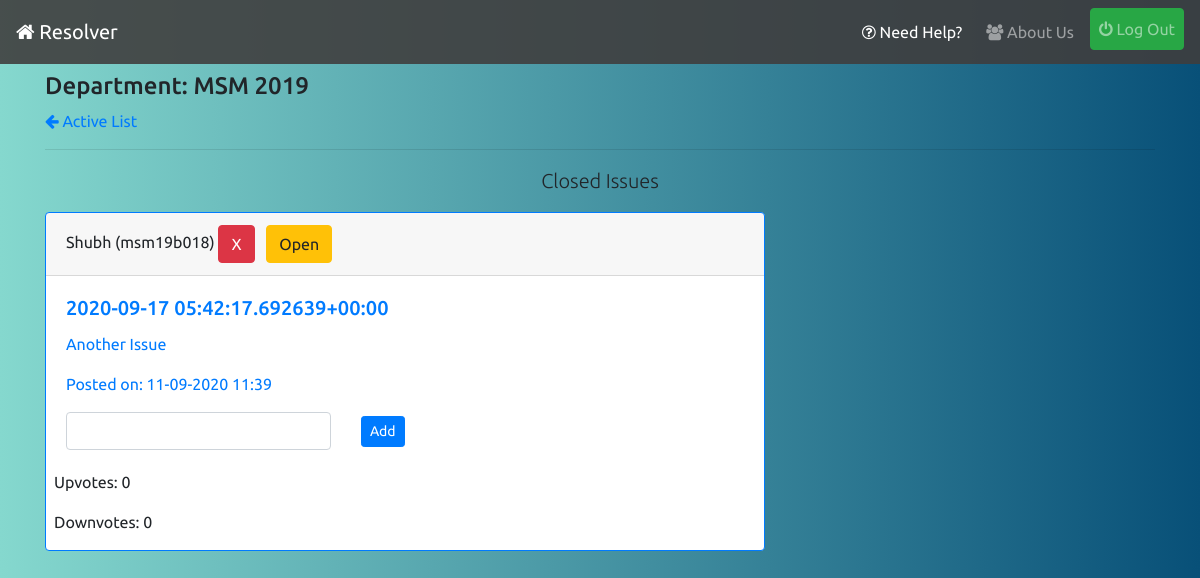
Page /close/ (signed in) on the earlier database version.
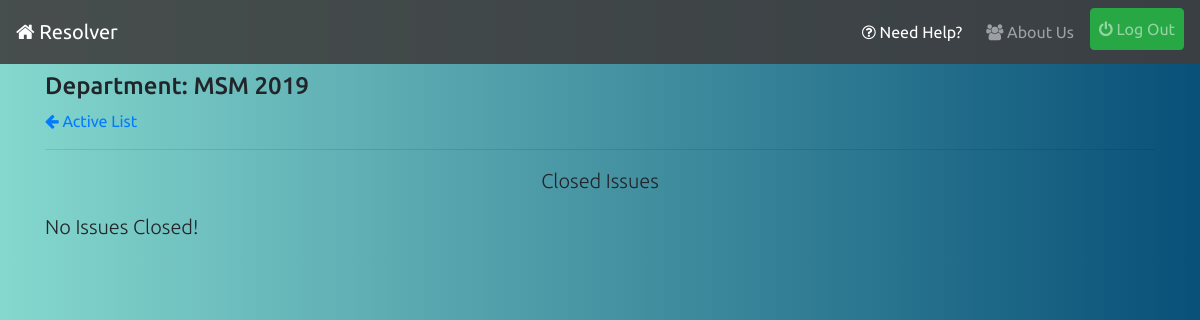
Same page on the later database version.
### reporter/models.py (models this page shows, shortened)
class Report(models.Model):
    user = models.ForeignKey(UserInfo,on_delete=models.CASCADE,blank=True)
    title = models.CharField('Subject',max_length=56)
    content = models.TextField('Issue')
    department = models.CharField(max_length=20,blank=True)
    year = models.CharField(max_length=4,blank=True)
    timestamp = models.DateTimeField(auto_now_add=True)
    updated = models.DateTimeField(auto_now=True)
    active = models.BooleanField(default=True)
    resolved = models.BooleanField(default=False)
    cr_line = models.CharField(max_length=256,null=True,blank=True)
    upvotes = models.IntegerField(default=0)
    downvotes = models.IntegerField(default=0)
    deadline = models.DateTimeField(null=True)
    class Meta:
        ordering = ['-timestamp']

### profiles/models.py (models this page shows, shortened)
class UserInfo(models.Model):
    user = models.OneToOneField(User,on_delete=models.CASCADE,related_name='info')
    is_cr = models.BooleanField(default=False)
    department = models.CharField(max_length=20)
    join_year = models.CharField(max_length=4)
    institute = models.ForeignKey(Institute,on_delete=models.CASCADE,related_name='allusers')
    registered_on = models.DateTimeField(auto_now_add=True)
    total_upvotes = models.IntegerField(default=0)
    total_downvotes = models.IntegerField(default=0)
    total_novotes = models.IntegerField(default=0)
    class Meta:
        ordering = ['-total_upvotes','-total_downvotes','-total_novotes']

class User(AbstractUser):
    pass

### reporter/views.py (the view)
# urls.py: path('close/',views.close_view,name='close-stage'),
@login_required
def close_view(request):
    if(request.user.info.is_cr):
        if(request.method=='POST'):
            id_ = int(request.POST.get('id',None))
            resolve_message = request.POST.get('c-line',None)
            obj = Report.objects.get(id=id_)
            obj.cr_line = resolve_message
            obj.save()
        qs = Report.objects.filter(active=False,department=request.user.info.department,year=request.user.info.join_year,resolved=False).order_by('-updated')
        return render(request,'reporter/closed.html',{'issue_list':qs})
    raise PermissionDenied

### reporter/templates/reporter/closed.html (shortened to what this page needs)
{% extends 'base.html' %}
{% load static %}
{% block content %}
{% if request.user.is_authenticated %}
    <h4 class=mt-2>Department: {{request.user.info.department|upper}} {{request.user.info.join_year}}</h4>
    <a href="{% url 'reporter:index' %}"><i class="fa fa-arrow-left"></i> Active List</a>
    <hr>
    <p class="mt-2 lead text-center">Closed Issues</p>
    {% for issue in issue_list %}
    <div class="card border-primary mb-3" style="max-width: 45rem;">
        <div class="card-header">{{issue.user.user.first_name}} ({{issue.user.user.username}})  {% if request.user.info.is_cr %}<button type="button" class="btn btn-danger" data-toggle="modal" data-target="#deleteModal">X</button> <a class="btn btn-warning ml-2" href="{% url 'reporter:close-issue' issue.id %}">Open</a> {% endif %} </div>
        <div class="card-body text-primary">
          <h5 class="card-title">{{issue.title}}</h5>
          <p class="card-text" >{{issue.content}}</p>
          <p class="card-text">Posted on: {{issue.timestamp|date:'d-m-Y H:i'}}</p>
          {% if issue.cr_line %}
          <p class="card-text resolve-message"><em>Resolved Message: </em><span style="color: black;">{{issue.cr_line}}</span></p>
          <a class="btn btn-dark" href="{% url 'reporter:resolve-line-delete' issue.id %}">Remove Message</a>
          {% else %}
          <form action="{% url 'reporter:close-stage' %}" method="post">
            <div class="row">
              <div class="col-lg-5 col-md-7 col-sm-8">
                <input class="form-control" type="text" name="c-line">
              </div>
              <div class="col-2">
                  <input class="btn btn-primary btn-sm mt-1" type="submit" value="Add">
              </div>
            </div>
          </form>
          {% endif %}
        </div>
        <div class="results ml-2">
          <p>Upvotes: {{issue.upvotes}}</p>
          <p>Downvotes: {{issue.downvotes}}</p>
        </div>
    </div>
    {% empty %}
    <p class="lead">No Issues Closed!</p>
    {% endfor %}
{% endif %}
{% endblock %}

Differences in the rows shown:
no longer on this page (row edited): Report: user.user.first_name "Shubh", user.user.username "msm19b018", title "2020-09-17 05:42:17.692639+00:00", content "Another Issue", timestamp "11-09-2020 11:39", upvotes "0", downvotes "0"
Other differences:
text now shown: "No Issues Closed!"
